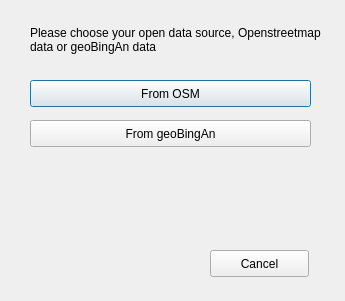
<?xml version="1.0" encoding="UTF-8"?>
<ui version="4.0">
 <class>OpenDataDownloadBase</class>
 <widget class="QDialog" name="OpenDataDownloadBase">
  <property name="geometry">
   <rect>
    <x>0</x>
    <y>0</y>
    <width>345</width>
    <height>301</height>
   </rect>
  </property>
  <property name="windowTitle">
   <string>Select Open Data</string>
  </property>
  <widget class="QPushButton" name="osm_btn">
   <property name="geometry">
    <rect>
     <x>30</x>
     <y>80</y>
     <width>281</width>
     <height>27</height>
    </rect>
   </property>
   <property name="text">
    <string>From OSM</string>
   </property>
  </widget>
  <widget class="QLabel" name="label">
   <property name="geometry">
    <rect>
     <x>30</x>
     <y>20</y>
     <width>291</width>
     <height>41</height>
    </rect>
   </property>
   <property name="text">
    <string>&lt;html&gt;&lt;head/&gt;&lt;body&gt;&lt;p&gt;Please choose your open data source, Openstreetmap data or geoBingAn data&lt;/p&gt;&lt;/body&gt;&lt;/html&gt;</string>
   </property>
   <property name="wordWrap">
    <bool>true</bool>
   </property>
  </widget>
  <widget class="QPushButton" name="geoBingAn_btn">
   <property name="geometry">
    <rect>
     <x>30</x>
     <y>120</y>
     <width>281</width>
     <height>27</height>
    </rect>
   </property>
   <property name="text">
    <string>From geoBingAn</string>
   </property>
  </widget>
  <widget class="QPushButton" name="cancel_btn">
   <property name="geometry">
    <rect>
     <x>210</x>
     <y>250</y>
     <width>99</width>
     <height>27</height>
    </rect>
   </property>
   <property name="text">
    <string>Cancel</string>
   </property>
  </widget>
 </widget>
 <resources/>
 <connections/>
</ui>
